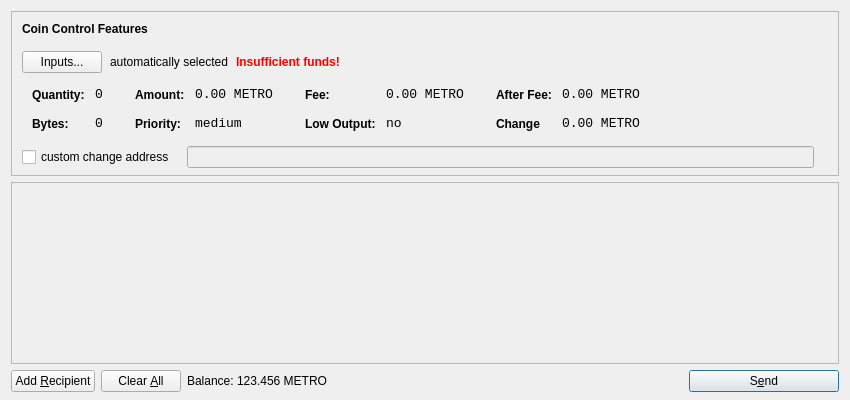
<?xml version="1.0" encoding="UTF-8"?>
<ui version="4.0">
 <class>SendCoinsDialog</class>
 <widget class="QDialog" name="SendCoinsDialog">
  <property name="geometry">
   <rect>
    <x>0</x>
    <y>0</y>
    <width>850</width>
    <height>400</height>
   </rect>
  </property>
  <property name="windowTitle">
   <string>Send Coins</string>
  </property>
  <layout class="QVBoxLayout" name="verticalLayout" stretch="0,1,0">
   <property name="bottomMargin">
    <number>8</number>
   </property>
   <item>
    <widget class="QFrame" name="frameCoinControl">
     <property name="sizePolicy">
      <sizepolicy hsizetype="Expanding" vsizetype="Expanding">
       <horstretch>0</horstretch>
       <verstretch>0</verstretch>
      </sizepolicy>
     </property>
     <property name="maximumSize">
      <size>
       <width>16777215</width>
       <height>16777215</height>
      </size>
     </property>
     <property name="frameShape">
      <enum>QFrame::StyledPanel</enum>
     </property>
     <property name="frameShadow">
      <enum>QFrame::Sunken</enum>
     </property>
     <layout class="QVBoxLayout" name="verticalLayoutCoinControl2">
      <property name="spacing">
       <number>-1</number>
      </property>
      <property name="leftMargin">
       <number>0</number>
      </property>
      <property name="topMargin">
       <number>0</number>
      </property>
      <property name="rightMargin">
       <number>0</number>
      </property>
      <property name="bottomMargin">
       <number>6</number>
      </property>
      <item>
       <layout class="QVBoxLayout" name="verticalLayoutCoinControl" stretch="0,0,0,0,1">
        <property name="spacing">
         <number>0</number>
        </property>
        <property name="leftMargin">
         <number>10</number>
        </property>
        <property name="topMargin">
         <number>10</number>
        </property>
        <item>
         <layout class="QHBoxLayout" name="horizontalLayoutCoinControl1">
          <property name="bottomMargin">
           <number>15</number>
          </property>
          <item>
           <widget class="QLabel" name="labelCoinControlFeatures">
            <property name="sizePolicy">
             <sizepolicy hsizetype="Preferred" vsizetype="Maximum">
              <horstretch>0</horstretch>
              <verstretch>0</verstretch>
             </sizepolicy>
            </property>
            <property name="font">
             <font>
              <weight>75</weight>
              <bold>true</bold>
             </font>
            </property>
            <property name="styleSheet">
             <string notr="true">font-weight:bold;</string>
            </property>
            <property name="text">
             <string>Coin Control Features</string>
            </property>
           </widget>
          </item>
         </layout>
        </item>
        <item>
         <layout class="QHBoxLayout" name="horizontalLayoutCoinControl2" stretch="0,0,0,0">
          <property name="spacing">
           <number>8</number>
          </property>
          <property name="bottomMargin">
           <number>10</number>
          </property>
          <item>
           <widget class="QPushButton" name="pushButtonCoinControl">
            <property name="styleSheet">
             <string notr="true"/>
            </property>
            <property name="text">
             <string>Inputs...</string>
            </property>
           </widget>
          </item>
          <item>
           <widget class="QLabel" name="labelCoinControlAutomaticallySelected">
            <property name="text">
             <string>automatically selected</string>
            </property>
            <property name="margin">
             <number>5</number>
            </property>
           </widget>
          </item>
          <item>
           <widget class="QLabel" name="labelCoinControlInsuffFunds">
            <property name="font">
             <font>
              <weight>75</weight>
              <bold>true</bold>
             </font>
            </property>
            <property name="styleSheet">
             <string notr="true">color:red;font-weight:bold;</string>
            </property>
            <property name="text">
             <string>Insufficient funds!</string>
            </property>
            <property name="margin">
             <number>5</number>
            </property>
           </widget>
          </item>
          <item>
           <spacer name="horizontalSpacerCoinControl">
            <property name="orientation">
             <enum>Qt::Horizontal</enum>
            </property>
            <property name="sizeHint" stdset="0">
             <size>
              <width>40</width>
              <height>1</height>
             </size>
            </property>
           </spacer>
          </item>
         </layout>
        </item>
        <item>
         <widget class="QWidget" name="widgetCoinControl" native="true">
          <property name="sizePolicy">
           <sizepolicy hsizetype="Preferred" vsizetype="Preferred">
            <horstretch>0</horstretch>
            <verstretch>0</verstretch>
           </sizepolicy>
          </property>
          <property name="minimumSize">
           <size>
            <width>0</width>
            <height>0</height>
           </size>
          </property>
          <property name="styleSheet">
           <string notr="true"/>
          </property>
          <layout class="QHBoxLayout" name="horizontalLayoutCoinControl5">
           <property name="margin">
            <number>0</number>
           </property>
           <item>
            <layout class="QHBoxLayout" name="horizontalLayoutCoinControl3" stretch="0,0,0,1">
             <property name="spacing">
              <number>20</number>
             </property>
             <property name="topMargin">
              <number>0</number>
             </property>
             <property name="bottomMargin">
              <number>10</number>
             </property>
             <item>
              <layout class="QFormLayout" name="formLayoutCoinControl1">
               <property name="horizontalSpacing">
                <number>10</number>
               </property>
               <property name="verticalSpacing">
                <number>14</number>
               </property>
               <property name="leftMargin">
                <number>10</number>
               </property>
               <property name="topMargin">
                <number>4</number>
               </property>
               <property name="rightMargin">
                <number>6</number>
               </property>
               <item row="0" column="0">
                <widget class="QLabel" name="labelCoinControlQuantityText">
                 <property name="styleSheet">
                  <string notr="true">font-weight:bold;</string>
                 </property>
                 <property name="text">
                  <string>Quantity:</string>
                 </property>
                 <property name="margin">
                  <number>0</number>
                 </property>
                </widget>
               </item>
               <item row="0" column="1">
                <widget class="QLabel" name="labelCoinControlQuantity">
                 <property name="font">
                  <font>
                   <family>Monospace</family>
                   <pointsize>10</pointsize>
                  </font>
                 </property>
                 <property name="cursor">
                  <cursorShape>IBeamCursor</cursorShape>
                 </property>
                 <property name="contextMenuPolicy">
                  <enum>Qt::ActionsContextMenu</enum>
                 </property>
                 <property name="text">
                  <string>0</string>
                 </property>
                 <property name="margin">
                  <number>0</number>
                 </property>
                 <property name="textInteractionFlags">
                  <set>Qt::LinksAccessibleByMouse|Qt::TextSelectableByKeyboard|Qt::TextSelectableByMouse</set>
                 </property>
                </widget>
               </item>
               <item row="1" column="0">
                <widget class="QLabel" name="labelCoinControlBytesText">
                 <property name="styleSheet">
                  <string notr="true">font-weight:bold;</string>
                 </property>
                 <property name="text">
                  <string>Bytes:</string>
                 </property>
                </widget>
               </item>
               <item row="1" column="1">
                <widget class="QLabel" name="labelCoinControlBytes">
                 <property name="font">
                  <font>
                   <family>Monospace</family>
                   <pointsize>10</pointsize>
                  </font>
                 </property>
                 <property name="cursor">
                  <cursorShape>IBeamCursor</cursorShape>
                 </property>
                 <property name="contextMenuPolicy">
                  <enum>Qt::ActionsContextMenu</enum>
                 </property>
                 <property name="text">
                  <string>0</string>
                 </property>
                 <property name="textInteractionFlags">
                  <set>Qt::LinksAccessibleByMouse|Qt::TextSelectableByKeyboard|Qt::TextSelectableByMouse</set>
                 </property>
                </widget>
               </item>
              </layout>
             </item>
             <item>
              <layout class="QFormLayout" name="formLayoutCoinControl2">
               <property name="horizontalSpacing">
                <number>10</number>
               </property>
               <property name="verticalSpacing">
                <number>14</number>
               </property>
               <property name="leftMargin">
                <number>6</number>
               </property>
               <property name="topMargin">
                <number>4</number>
               </property>
               <property name="rightMargin">
                <number>6</number>
               </property>
               <item row="0" column="0">
                <widget class="QLabel" name="labelCoinControlAmountText">
                 <property name="styleSheet">
                  <string notr="true">font-weight:bold;</string>
                 </property>
                 <property name="text">
                  <string>Amount:</string>
                 </property>
                 <property name="margin">
                  <number>0</number>
                 </property>
                </widget>
               </item>
               <item row="0" column="1">
                <widget class="QLabel" name="labelCoinControlAmount">
                 <property name="font">
                  <font>
                   <family>Monospace</family>
                   <pointsize>10</pointsize>
                  </font>
                 </property>
                 <property name="cursor">
                  <cursorShape>IBeamCursor</cursorShape>
                 </property>
                 <property name="contextMenuPolicy">
                  <enum>Qt::ActionsContextMenu</enum>
                 </property>
                 <property name="text">
                  <string>0.00 METRO</string>
                 </property>
                 <property name="textInteractionFlags">
                  <set>Qt::LinksAccessibleByMouse|Qt::TextSelectableByKeyboard|Qt::TextSelectableByMouse</set>
                 </property>
                </widget>
               </item>
               <item row="1" column="0">
                <widget class="QLabel" name="labelCoinControlPriorityText">
                 <property name="styleSheet">
                  <string notr="true">font-weight:bold;</string>
                 </property>
                 <property name="text">
                  <string>Priority:</string>
                 </property>
                </widget>
               </item>
               <item row="1" column="1">
                <widget class="QLabel" name="labelCoinControlPriority">
                 <property name="font">
                  <font>
                   <family>Monospace</family>
                   <pointsize>10</pointsize>
                  </font>
                 </property>
                 <property name="cursor">
                  <cursorShape>IBeamCursor</cursorShape>
                 </property>
                 <property name="contextMenuPolicy">
                  <enum>Qt::ActionsContextMenu</enum>
                 </property>
                 <property name="text">
                  <string>medium</string>
                 </property>
                 <property name="textInteractionFlags">
                  <set>Qt::LinksAccessibleByMouse|Qt::TextSelectableByKeyboard|Qt::TextSelectableByMouse</set>
                 </property>
                </widget>
               </item>
              </layout>
             </item>
             <item>
              <layout class="QFormLayout" name="formLayoutCoinControl3">
               <property name="horizontalSpacing">
                <number>10</number>
               </property>
               <property name="verticalSpacing">
                <number>14</number>
               </property>
               <property name="leftMargin">
                <number>6</number>
               </property>
               <property name="topMargin">
                <number>4</number>
               </property>
               <property name="rightMargin">
                <number>6</number>
               </property>
               <item row="0" column="0">
                <widget class="QLabel" name="labelCoinControlFeeText">
                 <property name="styleSheet">
                  <string notr="true">font-weight:bold;</string>
                 </property>
                 <property name="text">
                  <string>Fee:</string>
                 </property>
                 <property name="margin">
                  <number>0</number>
                 </property>
                </widget>
               </item>
               <item row="0" column="1">
                <widget class="QLabel" name="labelCoinControlFee">
                 <property name="font">
                  <font>
                   <family>Monospace</family>
                   <pointsize>10</pointsize>
                  </font>
                 </property>
                 <property name="cursor">
                  <cursorShape>IBeamCursor</cursorShape>
                 </property>
                 <property name="contextMenuPolicy">
                  <enum>Qt::ActionsContextMenu</enum>
                 </property>
                 <property name="text">
                  <string>0.00 METRO</string>
                 </property>
                 <property name="textInteractionFlags">
                  <set>Qt::LinksAccessibleByMouse|Qt::TextSelectableByKeyboard|Qt::TextSelectableByMouse</set>
                 </property>
                </widget>
               </item>
               <item row="1" column="0">
                <widget class="QLabel" name="labelCoinControlLowOutputText">
                 <property name="styleSheet">
                  <string notr="true">font-weight:bold;</string>
                 </property>
                 <property name="text">
                  <string>Low Output:</string>
                 </property>
                </widget>
               </item>
               <item row="1" column="1">
                <widget class="QLabel" name="labelCoinControlLowOutput">
                 <property name="font">
                  <font>
                   <family>Monospace</family>
                   <pointsize>10</pointsize>
                  </font>
                 </property>
                 <property name="cursor">
                  <cursorShape>IBeamCursor</cursorShape>
                 </property>
                 <property name="contextMenuPolicy">
                  <enum>Qt::ActionsContextMenu</enum>
                 </property>
                 <property name="text">
                  <string>no</string>
                 </property>
                 <property name="textInteractionFlags">
                  <set>Qt::LinksAccessibleByMouse|Qt::TextSelectableByKeyboard|Qt::TextSelectableByMouse</set>
                 </property>
                </widget>
               </item>
              </layout>
             </item>
             <item>
              <layout class="QFormLayout" name="formLayoutCoinControl4">
               <property name="horizontalSpacing">
                <number>10</number>
               </property>
               <property name="verticalSpacing">
                <number>14</number>
               </property>
               <property name="leftMargin">
                <number>6</number>
               </property>
               <property name="topMargin">
                <number>4</number>
               </property>
               <property name="rightMargin">
                <number>6</number>
               </property>
               <item row="0" column="0">
                <widget class="QLabel" name="labelCoinControlAfterFeeText">
                 <property name="styleSheet">
                  <string notr="true">font-weight:bold;</string>
                 </property>
                 <property name="text">
                  <string>After Fee:</string>
                 </property>
                 <property name="margin">
                  <number>0</number>
                 </property>
                </widget>
               </item>
               <item row="0" column="1">
                <widget class="QLabel" name="labelCoinControlAfterFee">
                 <property name="font">
                  <font>
                   <family>Monospace</family>
                   <pointsize>10</pointsize>
                  </font>
                 </property>
                 <property name="cursor">
                  <cursorShape>IBeamCursor</cursorShape>
                 </property>
                 <property name="contextMenuPolicy">
                  <enum>Qt::ActionsContextMenu</enum>
                 </property>
                 <property name="text">
                  <string>0.00 METRO</string>
                 </property>
                 <property name="textInteractionFlags">
                  <set>Qt::LinksAccessibleByMouse|Qt::TextSelectableByKeyboard|Qt::TextSelectableByMouse</set>
                 </property>
                </widget>
               </item>
               <item row="1" column="0">
                <widget class="QLabel" name="labelCoinControlChangeText">
                 <property name="styleSheet">
                  <string notr="true">font-weight:bold;</string>
                 </property>
                 <property name="text">
                  <string>Change</string>
                 </property>
                </widget>
               </item>
               <item row="1" column="1">
                <widget class="QLabel" name="labelCoinControlChange">
                 <property name="font">
                  <font>
                   <family>Monospace</family>
                   <pointsize>10</pointsize>
                  </font>
                 </property>
                 <property name="cursor">
                  <cursorShape>IBeamCursor</cursorShape>
                 </property>
                 <property name="contextMenuPolicy">
                  <enum>Qt::ActionsContextMenu</enum>
                 </property>
                 <property name="text">
                  <string>0.00 METRO</string>
                 </property>
                 <property name="textInteractionFlags">
                  <set>Qt::LinksAccessibleByMouse|Qt::TextSelectableByKeyboard|Qt::TextSelectableByMouse</set>
                 </property>
                </widget>
               </item>
              </layout>
             </item>
            </layout>
           </item>
          </layout>
         </widget>
        </item>
        <item>
         <layout class="QHBoxLayout" name="horizontalLayoutCoinControl4" stretch="0,0,0">
          <property name="spacing">
           <number>12</number>
          </property>
          <property name="sizeConstraint">
           <enum>QLayout::SetDefaultConstraint</enum>
          </property>
          <property name="topMargin">
           <number>5</number>
          </property>
          <property name="rightMargin">
           <number>5</number>
          </property>
          <item>
           <widget class="QCheckBox" name="checkBoxCoinControlChange">
            <property name="text">
             <string>custom change address</string>
            </property>
           </widget>
          </item>
          <item>
           <widget class="QLineEdit" name="lineEditCoinControlChange">
            <property name="enabled">
             <bool>false</bool>
            </property>
            <property name="sizePolicy">
             <sizepolicy hsizetype="Expanding" vsizetype="Fixed">
              <horstretch>0</horstretch>
              <verstretch>0</verstretch>
             </sizepolicy>
            </property>
           </widget>
          </item>
          <item>
           <widget class="QLabel" name="labelCoinControlChangeLabel">
            <property name="sizePolicy">
             <sizepolicy hsizetype="Preferred" vsizetype="Expanding">
              <horstretch>0</horstretch>
              <verstretch>0</verstretch>
             </sizepolicy>
            </property>
            <property name="minimumSize">
             <size>
              <width>0</width>
              <height>0</height>
             </size>
            </property>
            <property name="text">
             <string/>
            </property>
            <property name="margin">
             <number>3</number>
            </property>
           </widget>
          </item>
         </layout>
        </item>
        <item>
         <spacer name="verticalSpacerCoinControl">
          <property name="orientation">
           <enum>Qt::Vertical</enum>
          </property>
          <property name="sizeHint" stdset="0">
           <size>
            <width>800</width>
            <height>1</height>
           </size>
          </property>
         </spacer>
        </item>
       </layout>
      </item>
     </layout>
    </widget>
   </item>
   <item>
    <widget class="QScrollArea" name="scrollArea">
     <property name="widgetResizable">
      <bool>true</bool>
     </property>
     <widget class="QWidget" name="scrollAreaWidgetContents">
      <property name="geometry">
       <rect>
        <x>0</x>
        <y>0</y>
        <width>830</width>
        <height>165</height>
       </rect>
      </property>
      <layout class="QVBoxLayout" name="verticalLayout_2">
       <property name="margin">
        <number>0</number>
       </property>
       <item>
        <layout class="QVBoxLayout" name="entries">
         <property name="spacing">
          <number>6</number>
         </property>
        </layout>
       </item>
       <item>
        <spacer name="verticalSpacer">
         <property name="orientation">
          <enum>Qt::Vertical</enum>
         </property>
         <property name="sizeHint" stdset="0">
          <size>
           <width>20</width>
           <height>40</height>
          </size>
         </property>
        </spacer>
       </item>
      </layout>
     </widget>
    </widget>
   </item>
   <item>
    <layout class="QHBoxLayout" name="horizontalLayout">
     <item>
      <widget class="QPushButton" name="addButton">
       <property name="toolTip">
        <string>Send to multiple recipients at once</string>
       </property>
       <property name="text">
        <string>Add &amp;Recipient</string>
       </property>
       <property name="icon">
        <iconset resource="../bitcoin.qrc">
         <normaloff>:/icons/add</normaloff>:/icons/add</iconset>
       </property>
       <property name="autoDefault">
        <bool>false</bool>
       </property>
      </widget>
     </item>
     <item>
      <widget class="QPushButton" name="clearButton">
       <property name="sizePolicy">
        <sizepolicy hsizetype="Minimum" vsizetype="Fixed">
         <horstretch>0</horstretch>
         <verstretch>0</verstretch>
        </sizepolicy>
       </property>
       <property name="toolTip">
        <string>Remove all transaction fields</string>
       </property>
       <property name="text">
        <string>Clear &amp;All</string>
       </property>
       <property name="icon">
        <iconset resource="../bitcoin.qrc">
         <normaloff>:/icons/remove</normaloff>:/icons/remove</iconset>
       </property>
       <property name="autoRepeatDelay">
        <number>300</number>
       </property>
       <property name="autoDefault">
        <bool>false</bool>
       </property>
      </widget>
     </item>
     <item>
      <layout class="QHBoxLayout" name="horizontalLayout_2">
       <property name="spacing">
        <number>3</number>
       </property>
       <item>
        <widget class="QLabel" name="label">
         <property name="sizePolicy">
          <sizepolicy hsizetype="Preferred" vsizetype="Fixed">
           <horstretch>0</horstretch>
           <verstretch>0</verstretch>
          </sizepolicy>
         </property>
         <property name="text">
          <string>Balance:</string>
         </property>
        </widget>
       </item>
       <item>
        <widget class="QLabel" name="labelBalance">
         <property name="sizePolicy">
          <sizepolicy hsizetype="Preferred" vsizetype="Fixed">
           <horstretch>0</horstretch>
           <verstretch>0</verstretch>
          </sizepolicy>
         </property>
         <property name="cursor">
          <cursorShape>IBeamCursor</cursorShape>
         </property>
         <property name="text">
          <string>123.456 METRO</string>
         </property>
         <property name="textInteractionFlags">
          <set>Qt::LinksAccessibleByMouse|Qt::TextSelectableByKeyboard|Qt::TextSelectableByMouse</set>
         </property>
        </widget>
       </item>
      </layout>
     </item>
     <item>
      <spacer name="horizontalSpacer">
       <property name="orientation">
        <enum>Qt::Horizontal</enum>
       </property>
       <property name="sizeHint" stdset="0">
        <size>
         <width>40</width>
         <height>20</height>
        </size>
       </property>
      </spacer>
     </item>
     <item>
      <widget class="QPushButton" name="sendButton">
       <property name="minimumSize">
        <size>
         <width>150</width>
         <height>0</height>
        </size>
       </property>
       <property name="toolTip">
        <string>Confirm the send action</string>
       </property>
       <property name="text">
        <string>S&amp;end</string>
       </property>
       <property name="icon">
        <iconset resource="../bitcoin.qrc">
         <normaloff>:/icons/send</normaloff>:/icons/send</iconset>
       </property>
       <property name="default">
        <bool>true</bool>
       </property>
      </widget>
     </item>
    </layout>
   </item>
  </layout>
 </widget>
 <resources>
  <include location="../bitcoin.qrc"/>
 </resources>
 <connections/>
</ui>
